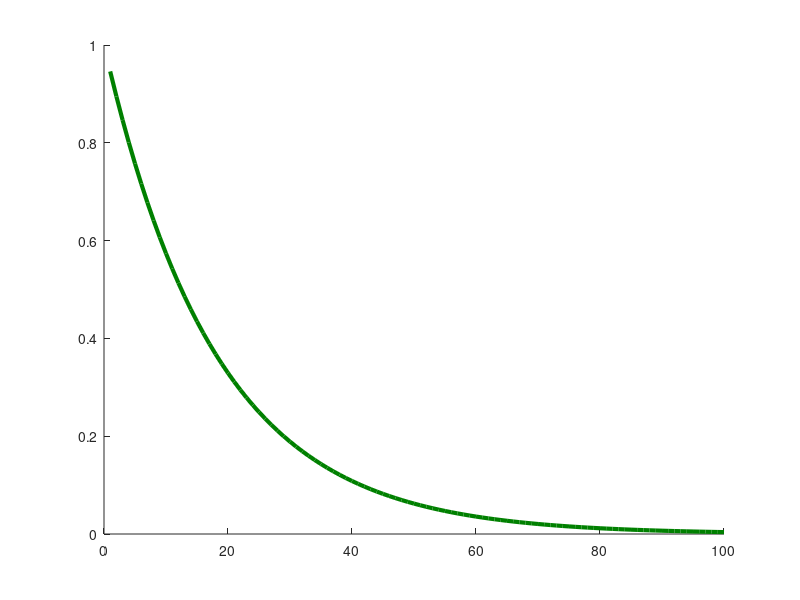

Write the MATLAB code that produced this figure. (Note: this script raises an error after producing the figure.)
figure,
hold on
x = 1:100;
y = exp(-x/18);
plot(x,y,'LineWidth',3,'Color',[0 0.5 0])
ex = 1:5:100;
ey = exp(-ex/18);
er = 0.1*sqrt(ey);
errorbar(ex,ey,er,'LineWidth',3,'Color',[0 0.5 0])
ylim([0,1.05])
ax=gca;ax.LineWidth=3;
set(gca,'XTickLabel',[], 'YTickLabel', [])
set(gca,'XTick',[], 'YTick', [])


%%
clear
x = 1:100;%
y = exp(-x/18);%
figure
% plot(x,y,'LineWidth',3,'Color',[0 0.5 0])
hold on
x_m = 21:50;
y_m = zeros(1,100);
y_m(1:20) = 1;
k = (0.1-1)/(50-21);
b = 1-k*21;
y_m(21:50) = k*x_m+b;
y_m(51:100) = 0.08;
y2 = y;
y2 = y.*y_m;
plot(x,y2,'LineWidth',3,'Color',[0 0.6 0])

ex = 1:5:100;
ey = y2(ex);
er = 0.1*ey./sqrt(ey);
errorbar(ex,ey,er,'LineWidth',3,'Color',[0 0.5 0])
ylim([0,1.05])
ax=gca;ax.LineWidth=3;
set(gca,'XTickLabel',[], 'YTickLabel', [])
set(gca,'XTick',[], 'YTick', [])

axes('Position',[.45 .45 .4 .4])
box on
plot(x,0.1./sqrt(y),'k','LineWidth',3)
ax=gca;ax.LineWidth=3;
set(gca,'XTickLabel',[], 'YTickLabel', [])
set(gca,'XTick',[], 'YTick', [])

%%

clear
x = 1:100;%
y = exp(-x/18);%
figure
%plot(x,y,'LineWidth',3,'Color',[0 0.5 0])
hold on
x_m = 21:50;
y_m = zeros(1,100);
y_m(1:20) = 1;
k = (0.1-1)/(50-21);
b = 1-k*21;
y_m(21:50) = k*x_m+b;
y_m(51:100) = 0.08;
y2 = y;
y2 = y.*y_m;
plot(x,y2,'LineWidth',3,'Color',[0 0.5 0])

ex = 1:5:100;
ey = y2(ex);
er = 0.1*ey./sqrt(ey);
errorbar(ex,ey,er,'LineWidth',3,'Color',[0 0.5 0])
ylim([0,1.05])


z = flip(y);
z2 = flip(y2);
exz = 5:5:100;
ez = flip(ey);
erz = flip(er);
plot(x,z2,'LineWidth',3,'Color',[0.5 0 0])
errorbar(exz,ez,erz,'LineWidth',3,'Color',[0.5 0 0])

ax=gca;ax.LineWidth=3;
set(gca,'XTickLabel',[], 'YTickLabel', [])
set(gca,'XTick',[], 'YTick', [])

CV1 = 0.1./sqrt(y);
CV2 = flip(CV1);
CV_joint = CV1;
CV_joint(51:100) = CV2(51:100);

axes('Position',[.33 .45 .4 .4])
box on
plot(x,CV_joint,'k','LineWidth',3)
ax=gca;ax.LineWidth=3;
set(gca,'XTickLabel',[], 'YTickLabel', [])
set(gca,'XTick',[], 'YTick', [])

%%
figure,
hold on
x = 1:100;
y = exp(-x/18);
% plot([21,21],[0,1.05],'k--','LineWidth',3)
plot(x,y,'LineWidth',3,'Color',[0 0.5 0])
ex = 1:5:100;
ey = exp(-ex/18);
er = 0.1*ey./sqrt(ey);
errorbar(ex,ey,er,'LineWidth',3,'Color',[0 0.5 0])
ylim([0,1.05])
ax=gca;ax.LineWidth=3;
set(gca,'XTickLabel',[], 'YTickLabel', [])
set(gca,'XTick',[], 'YTick', [])

brk_y = flip(y);
brk_ex = 5:5:100;
brk_ey = flip(ey);
brk_er = flip(er);
plot(x,brk_y,'LineWidth',3,'Color',[0.85 0.33 0.1])
errorbar(brk_ex,brk_ey,brk_er,'LineWidth',3,'Color',[0.85 0.33 0.1])



